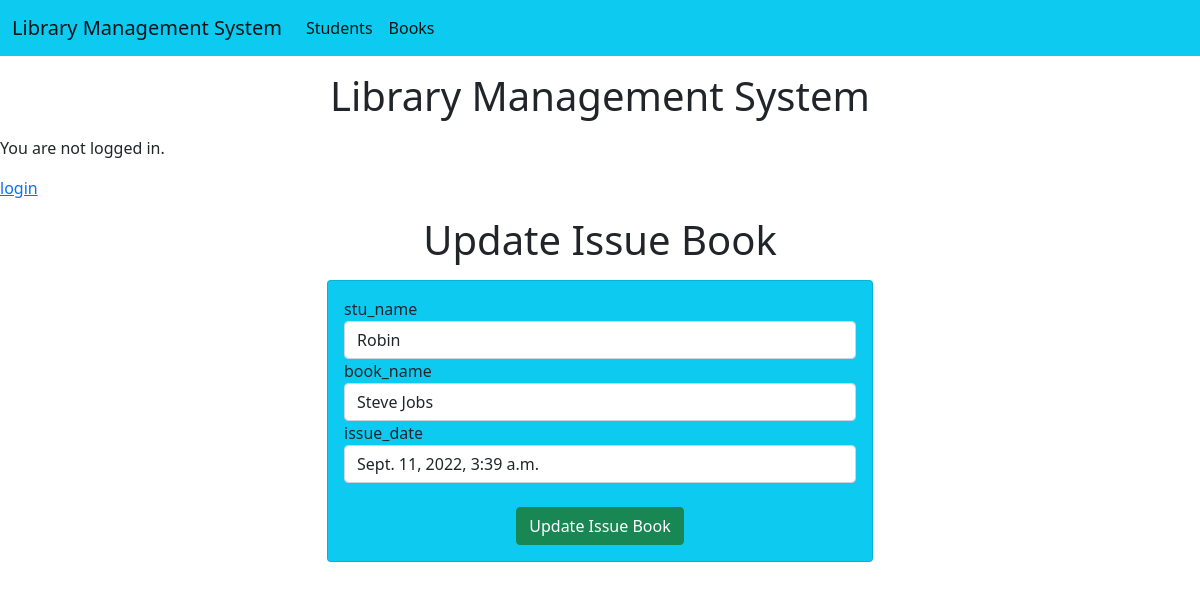
Screenshot of /update-issuebook/1 with the database file from the repository.
### library_app/models.py (models this page shows)
class Book_Issue(models.Model):
    stu_name = models.ForeignKey('Students', on_delete=models.CASCADE)
    book_name = models.ForeignKey('Book', on_delete=models.CASCADE)
    issue_date = models.DateTimeField(auto_now=True)

class Students(models.Model):
    rn = models.CharField(max_length=100)
    name = models.CharField(max_length=100)
    def __str__(self):
        return self.name

class Book(models.Model):
    title = models.CharField(max_length=200)
    author = models.CharField(max_length=100)
    def __str__(self):
        return self.title

### library_app/views.py (the view)
# urls.py: path('update-issuebook/<int:id>', update_issuebook,name='update-issuebook'),
def update_issuebook(request,id):
    subject = Book_Issue.objects.get(pk=id)
    return render(request,'update_issuebook.html',{'subject':subject})

### library_app/templates/update_issuebook.html (shortened to what this page needs)
{% extends 'base.html' %}
{% block content %}
<h1 class="text-center my-3"> Update Issue Book </h1>
     <div class="container">
       <div class="row">
         <div class="col-md-6 offset-md-3">
           <div class="card bg-info">
             <div class="card-body">
               <form action="do-update-issuebook/{{subject.id}}" method="POST">
                 <div class="md-3">
                   <label for="stu_name">stu_name</label>
                 <input name="stu_name" type="text" id="stu_name" class="form-control" placeholder="Enter  stu_name" required value="{{subject.stu_name}}">
                 </div>
                   <div class="md-3">
                   <label for="book_name">book_name</label>
                 <input name="book_name" type="text" id="book_name" class="form-control" placeholder="Enter book_name" required value="{{subject.book_name}}">
                 </div>
                   <div class="md-3">
                   <label for="issue_date">issue_date</label>
                 <input name="issue_date" type="text" id="issue_date" class="form-control" placeholder="Enter issue_date" required value="{{subject.issue_date}}">
                 </div>
                 <br>
                 <div class="container text-center">
                   <button class="btn btn-success">
                     Update Issue Book
                   </button>
                 </div>
               </form>
             </div>
           </div>
         </div>
       </div>
     </div>
{% endblock content %}

### rows the page displays
Book_Issue: stu_name "Robin", book_name "Steve Jobs", issue_date "Sept. 11, 2022, 3:39 a.m."
